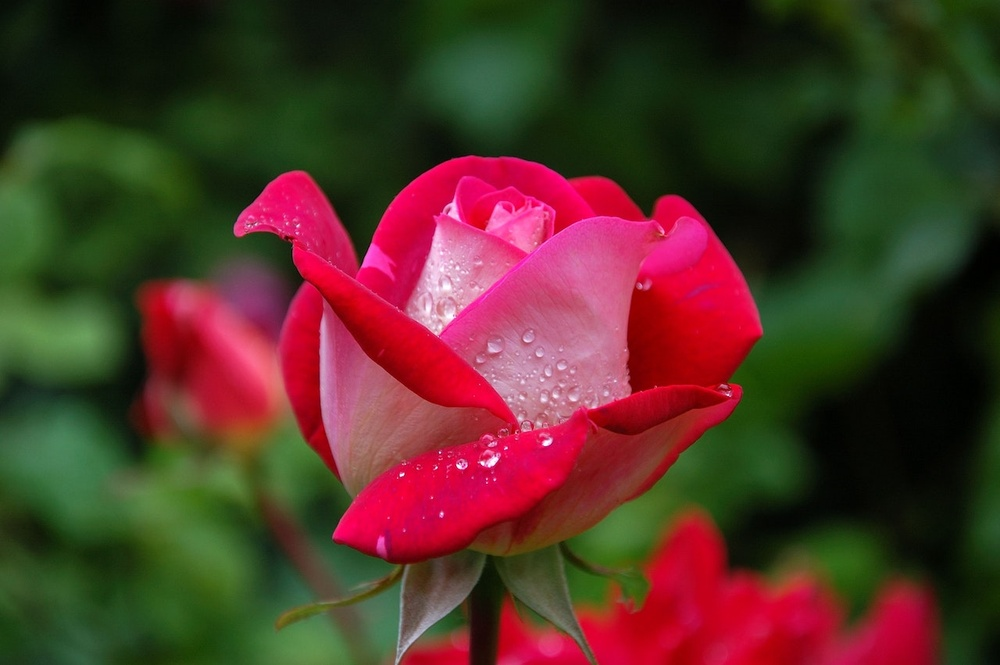
#> input picture cuaderno1/rose.jpg, 1000 x 665 px, shrunk from 1280 x 851 before the run
$ jupyter execute cuaderno1.ipynb   (shell and % lines are left out)
#> lines starting #> are read from the running program, lines starting #| are printed output that depends on the picture
# Lectura y presentación de imágenes con Python y OpenCV
## Fundamentos de Análisis de Imágenes

- Nombre 1: Ada Moral Merino
- Nombre 2: Lucía Martinez Miramontes
- Nombre 3: Laura García González

### OpenCV
[OpenCV](https://opencv.org/) es la mayor librería para el procesamiento de imágenes en Python. Permite leer, visualizar y operar con imágenes en formato de arrays de NumPy.
Su código fuente es de [libre acceso](https://github.com/opencv/opencv) y está bien documentada (https://docs.opencv.org/4.x/index.html), además de ser multiplataforma.

También proporciona varios tutoriales para aprender a manejar la librería: https://docs.opencv.org/4.x/d9/df8/tutorial_root.html

### NumPy y Matplotlib
Como librerías auxiliares se usarán [NumPy](https://numpy.org/), puesto que las imágenes se leen internamente como arrays multidimensionales, y [Matplotlib](https://matplotlib.org/) para la visualización de imaǵenes. También es posible usar OpenCV para visualizar imágenes, pero usando jupyter notebook es recomendable hacerlo con Matplotlib.

Primero, importaremos las librerías necesarias. Antes será necesario instalarlas con el siguiente comando:

[cell 1]
import cv2
import matplotlib.pyplot as plt
import numpy as np

Seguidamente vamos a leer una imagen de ejemplo. Se guardará en un array numpy tridimensional. Las dimensiones representan, respectivamente, el alto, ancho y canales de colores de la imagen.

[cell 2]
img_bgr = cv2.imread('rose.jpg')
#> img_bgr is the input picture: shape (665, 1000, 3); mean B, G, R 39.5, 51.2, 82.8
print(type(img_bgr))  # La imagen se guarda en un array NumPy
#| <class 'numpy.ndarray'>
print(img_bgr.shape)  # Las dimensiones del array representan alto x ancho x canales
#| (665, 1000, 3)
print(img_bgr.dtype)  # Las imágenes por defecto se leen como enteros sin signo de 8 bits
#| uint8

El tipo de datos del array donde se guarda la imagen es importante. Si bien normalmente los valores de los píxeles se representan con enteros sin signo en el rango 0-255, en algunas ocasiones es necesario convertirlos a otro formato, por  ejemplo números en coma flotante en el rango 0-1.

Ahora visualizaremos la imagen con Matplotlib. La imagen debería representar una rosa de color rojo:

[cell 3]
plt.imshow(img_bgr)

Como podemos ver, la rosa aparece en color violeta. Esto es debido al formato en el que se leen las imágenes en OpenCV. Matplotlib procesa las imágenes en formato RGB (red, green, blue), mientras que OpenCV lo hace en formato BGR, por lo que es necesario intercambiar el primer y último canal de la imagen antes de visualizarla.

Vamos a usar la función [cvtColor](https://docs.opencv.org/4.x/d8/d01/group__imgproc__color__conversions.html#ga397ae87e1288a81d2363b61574eb8cab) de OpenCV para corregir los colores. Queremos convertir el formato BGR a RGB, así que usaremos el código de conversion cv2.COLOR_BGR2RGB. Para más información sobre los códigos de conversión: https://docs.opencv.org/4.x/de/d25/imgproc_color_conversions.html

**Ejercicio**: utiliza la función [cvtColor](https://docs.opencv.org/4.x/d8/d01/group__imgproc__color__conversions.html#ga397ae87e1288a81d2363b61574eb8cab) para convertir la imagen de formato BGR a RGB y visualiza el resultado utilizando plt.imshow. Guardar la imagen en la variable *img_rgb*.

[cell 4]
img_rgb = cv2.cvtColor(img_bgr, cv2.COLOR_BGR2RGB)

[cell 5]
# Comparación del mismo píxel en ambas imágenes
print('BGR', img_bgr[300, 500, :])
#| BGR [122  47 222]
print('RGB', img_rgb[300, 500, :])
#| RGB [222  47 122]

[cell 6]
plt.imshow(img_rgb)
plt.show()

**Ejercicio**: hacer que la mitad derecha de la imagen se muestre en formato RGB y la mitad izquierda en formato BGR, y visualizar el resultado.

[cell 7]
altura, ancho = img_rgb.shape[:2]
#> altura = 665; ancho = 1000
punto_medio = ancho // 2
#> punto_medio = 500

combined_img = img_rgb.copy()
combined_img[:, :punto_medio] = img_bgr[:, :punto_medio]
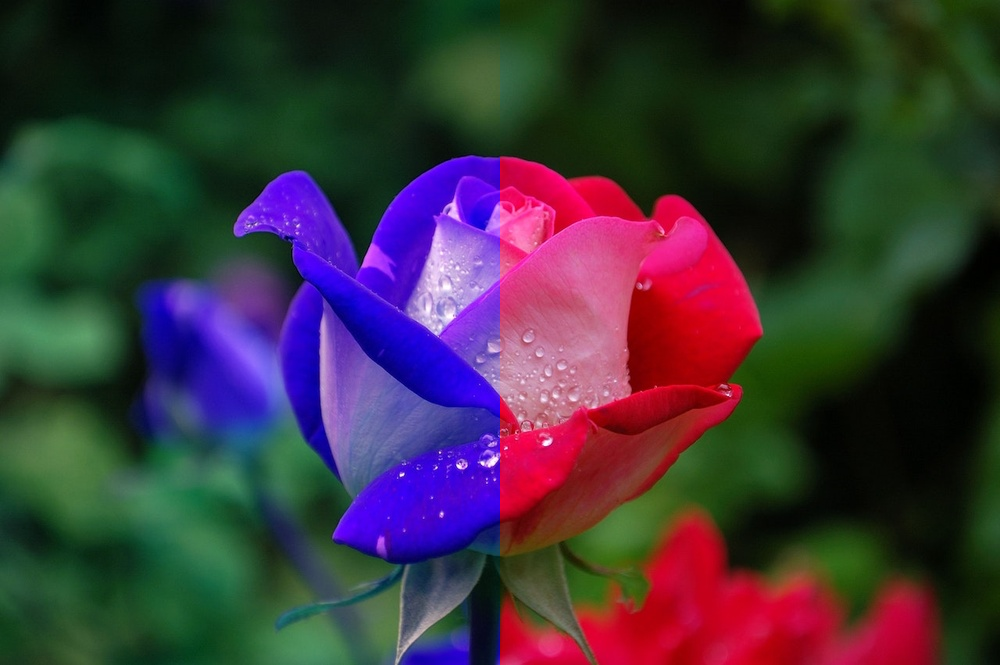
#> combined_img: shape (665, 1000, 3); mean R, G, B 62.3, 51.2, 60

plt.imshow(combined_img)
plt.show()

En muchas ocasiones es necesario leer la imagen en escala de grises para poder usar algunos algoritmos. Para ello, podemos usar de nuevo la función cvtColor o leer de nuevo la imagen:

[cell 8]
# Convertir con cvtColor
img_bgr = cv2.imread('rose.jpg')
img_gray = cv2.cvtColor(img_bgr, cv2.COLOR_BGR2GRAY)
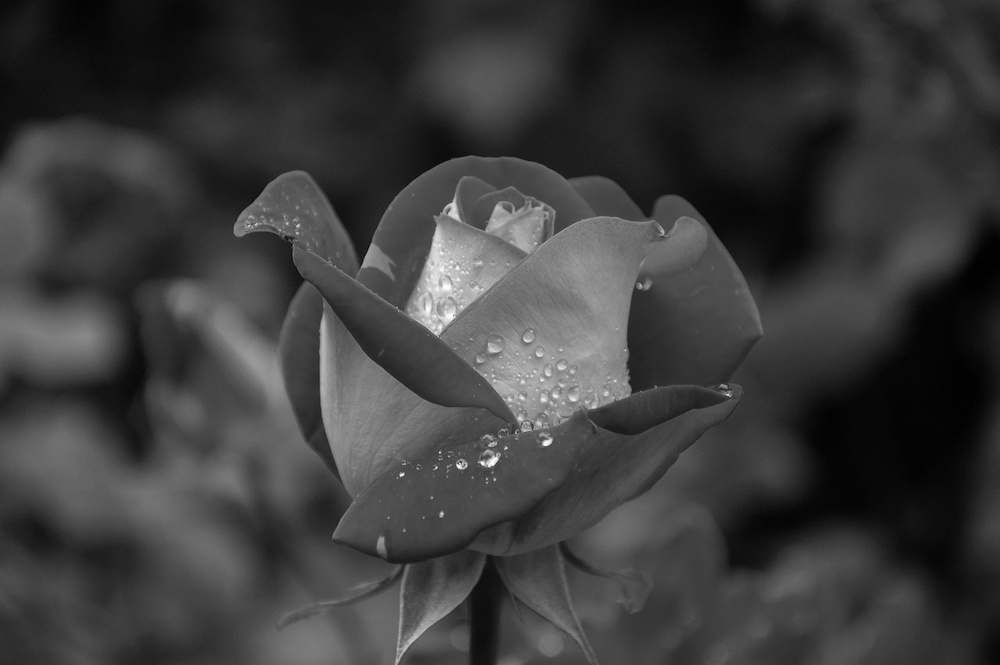
#> img_gray: shape (665, 1000); min 0, max 254, mean 59.3
print(img_gray.shape)  # La imagen pasa de tener 3 canales de color a únicamente 1
#| (665, 1000)
plt.imshow(img_gray, cmap='gray')

**Ejercicio**: leer la imagen directamente en escala de grises con [imread](https://docs.opencv.org/4.x/d4/da8/group__imgcodecs.html#ga288b8b3da0892bd651fce07b3bbd3a56), mostrar las dimensiones y visualizarla.

[cell 9]
img_gray = cv2.imread("rose.jpg", cv2.IMREAD_GRAYSCALE)
#> img_gray: shape (665, 1000); min 0, max 255, mean 59.3
print("Dimensiones de la imagen en gris:", img_gray.shape)
#| Dimensiones de la imagen en gris: (665, 1000)


plt.imshow(img_gray, cmap='gray')
plt.axis('off')
plt.show()

Otro espacio de color ampliamente utilizado es HSV (hue, saturation, value). En este caso, los canales se relacionan con diferentes aspectos de la imagen:

El canal H (0-180) permite cambiar el color, el canal S (0-255) la saturación o pureza de los colores y el canal V (0-255), el brillo.
Por ejemplo, para hacer que la imagen anterior aparezca más descolorida, podemos ajustar el canal S reduciendo sus valores.

**Ejercicio**: lee y transforma la imagen de ejemplo para que sus colores aparezcan aclarados usando el espacio de colores HSV, muestra los resultados con plt.imshow

[cell 10]
img_bgr = cv2.imread("rose.jpg")
img_hsv = cv2.cvtColor(img_bgr, cv2.COLOR_BGR2HSV)
#> img_hsv: shape (665, 1000, 3); mean H, S, V 80.9, 172, 98.8


img_hsv[:, :, 1] = img_hsv[:, :, 1] * 0.5
#> img_hsv: shape (665, 1000, 3); mean H, S, V 80.9, 85.7, 98.8
img_hsv_rgb = cv2.cvtColor(img_hsv, cv2.COLOR_HSV2RGB)
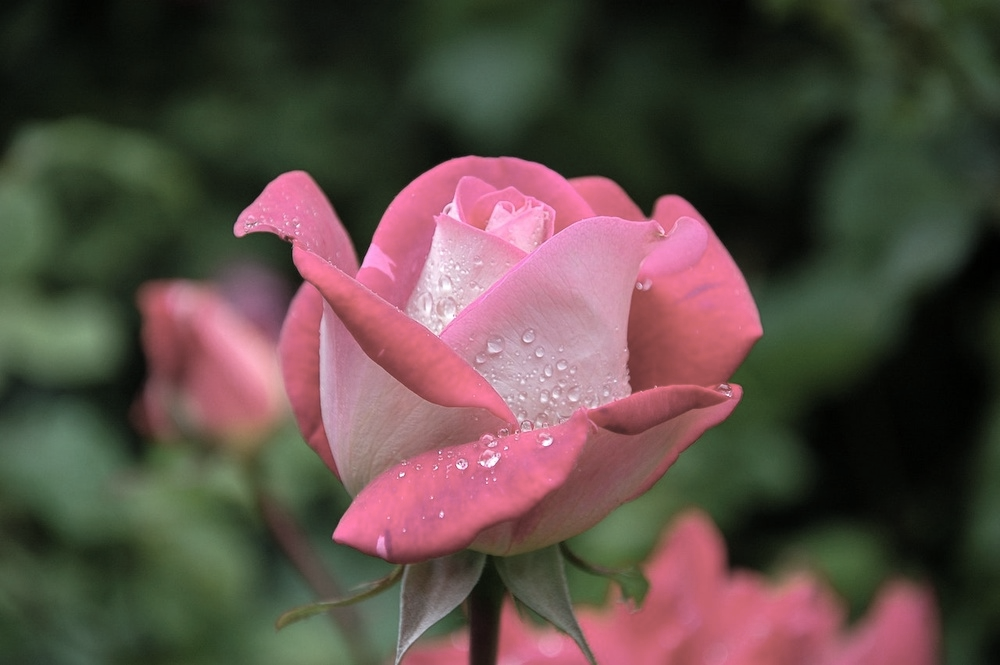
#> img_hsv_rgb: shape (665, 1000, 3); mean R, G, B 90.6, 74.9, 68.8


plt.imshow(img_hsv_rgb)
plt.axis('off')
plt.show()

Para guardar imágenes, podemos usar la función [imwrite](https://docs.opencv.org/4.x/d4/da8/group__imgcodecs.html#gabbc7ef1aa2edfaa87772f1202d67e0ce), especificando el nombre del archivo y la imagen que queremos guardar.
Es importante recordar que OpenCV necesita imágenes en formato BGR antes de guardarlas.

**Ejercicio**: guardar la imagen del ejemplo anterior en un archivo jpg, leer el archivo guardado y visualizarla de nuevo.

[cell 11]
img_bgr_guardar = cv2.cvtColor(img_hsv_rgb, cv2.COLOR_RGB2BGR)


cv2.imwrite("rose_aclarada.jpg", img_bgr_guardar)
img_guardada = cv2.imread("rose_aclarada.jpg")


img_guardada_rgb = cv2.cvtColor(img_guardada, cv2.COLOR_BGR2RGB)
plt.imshow(img_guardada_rgb)
plt.axis('off')
plt.show()
